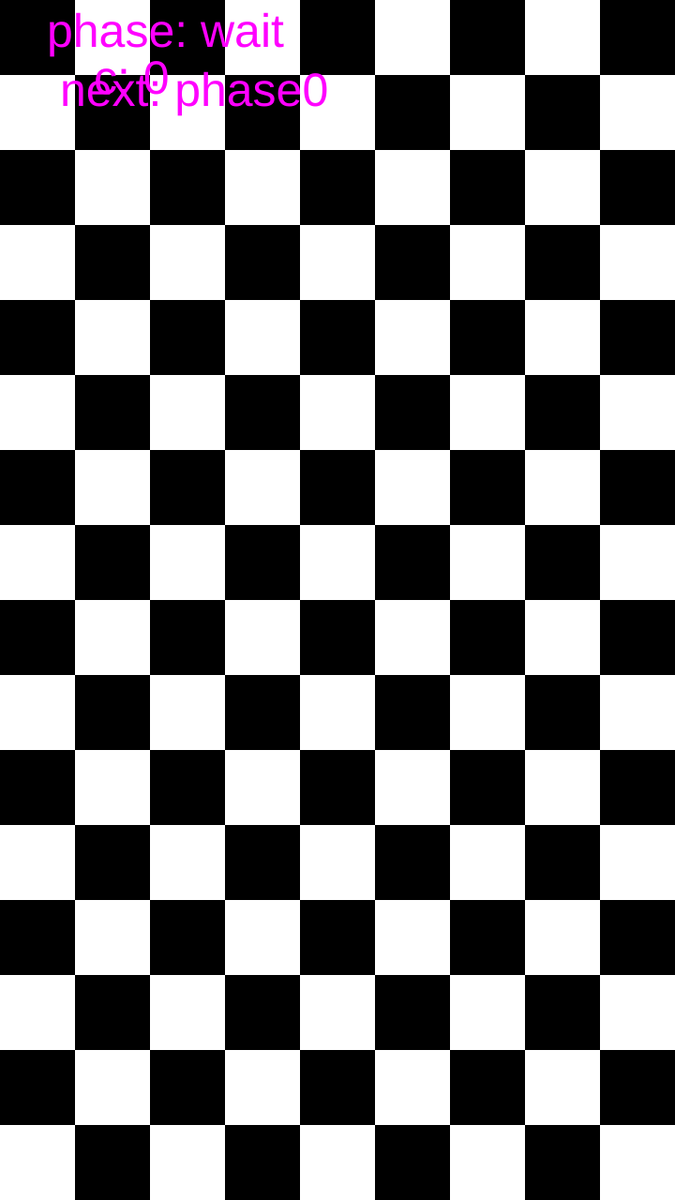
Frame 1 (no input)
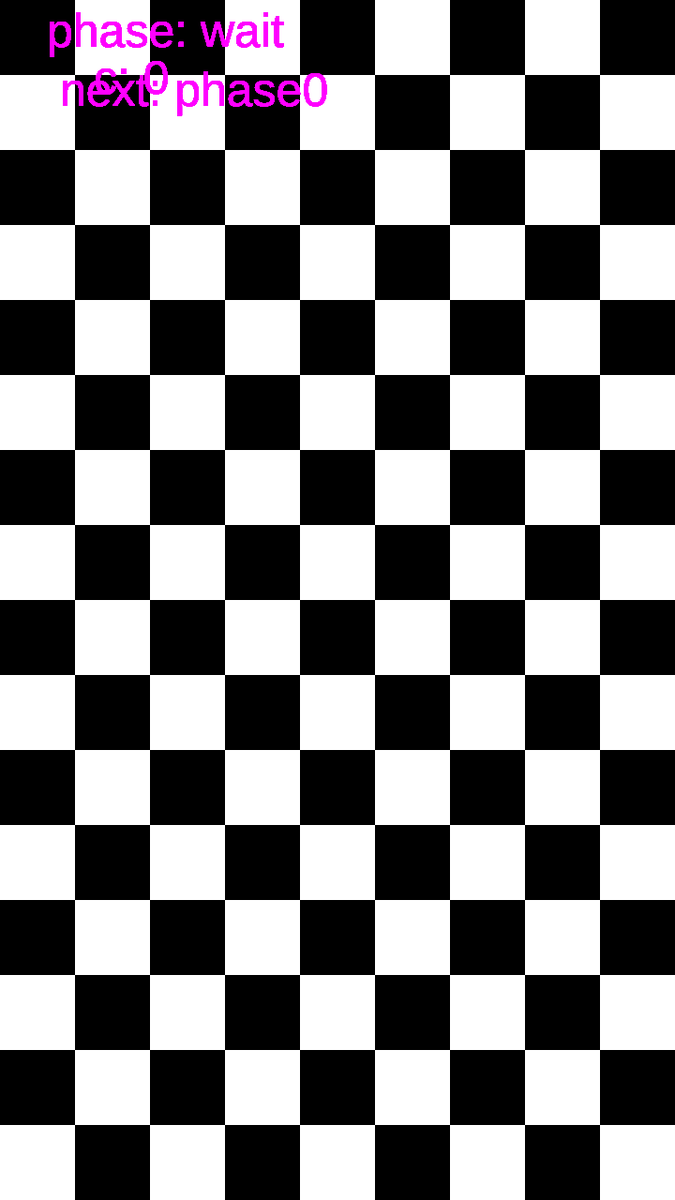
Frame 60 (no input)
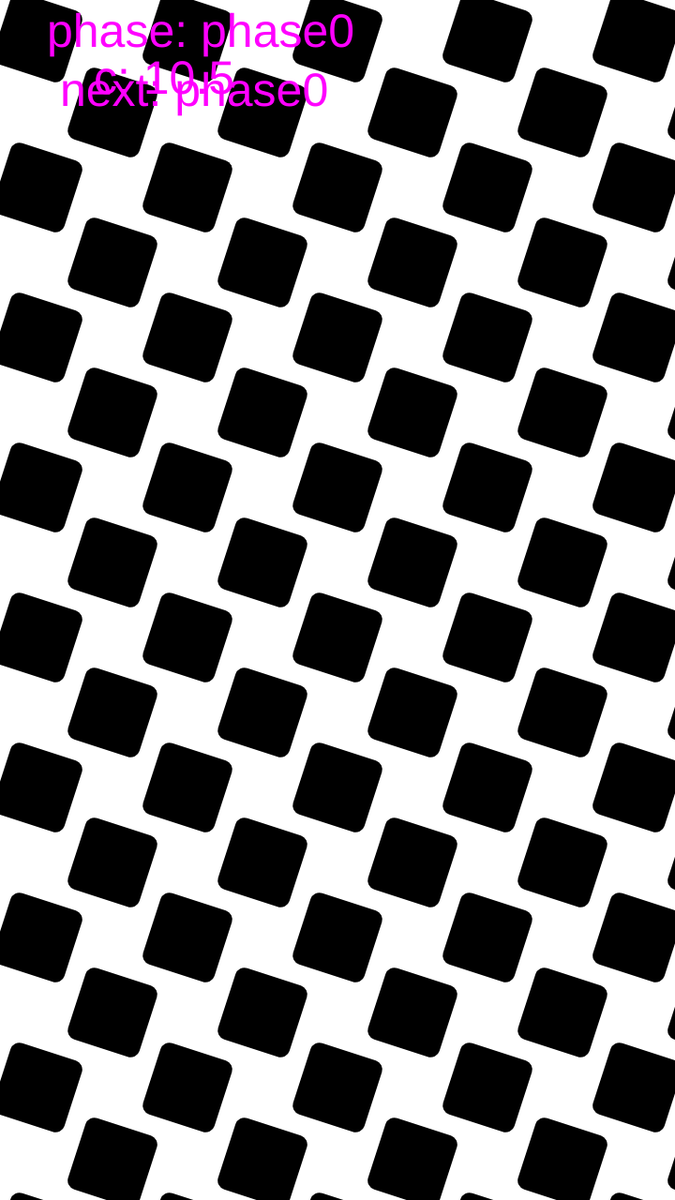
Frame 120 (the mouse pressed at the canvas centre since frame 60)

The p5.js sketch that drew these frames (run headless with seeded random() and noise() and a simulated clock; from frame 60 on, the mouse is pressed at the canvas centre):

// p5.js sketch
// ── sketch.js
function setup() {
    noStroke();
    createCanvas(720,1280);
    rectMode(CENTER);
    angleMode(DEGREES);
    phase01();
    
    
}

let c = 0;
let xoff = 0;
let phase = "wait";
let next = "phase0";
let timer = 0;
function phase01(){
    background(255);
    fill(0);
    for(let i = 40; i < width+160; i+=160){
        for(let j = 40; j < height+160; j+=160){
            translate(i,j);
            
            rect(0+xoff,0-xoff,80,80,c)
            rect(80-xoff,80-xoff,80,80,c)
            resetMatrix();
        }
    }
}
function draw() {
    
    if(phase == "wait"){
        wait();
    }
    if(phase == "phase0"){
        phase0();
    }
    if(phase == "phase1"){
        phase1();
    }
    if(phase == "phase2"){
        phase2();
    }
    if(phase == "phase3"){
        phase3();
    }
    if(phase == "phase4"){
        phase4();
    }
     if(phase == "phase5"){
        phase5();
    }
    
    //debug
    fill(255,0,255);
    textSize(50);
    text("phase: "+phase +"\n next: "+next,50,50);
    text("c: "+c,100,100);
   

}

function wait(){
    timer++;
    if(timer >= 100){
        phase = next;
        timer = 0;
    }
}
function phase0(){
    background(255);
    fill(0);
    let a = map(c,0,50,0,90);
    for(let i = 40; i < width+160; i+=160){
        for(let j = 40; j < height+160; j+=160){
            translate(i+xoff,j-xoff);
            rotate(a);
            rect(0,0,80,80,c)
            resetMatrix();
        
            translate(i+80-xoff,j+80-xoff);
            rotate(a);
            rect(0,0,80,80,c)
            resetMatrix();
        }
    }
    
    if(c >= 50){
        phase = "wait";
        next = "phase1";
    }
    c+=0.5;
    
    
}
function phase1(){
    background(255);
    fill(0);
    for(let i = 40; i < width+160; i+=160){
        for(let j = 40; j < height+160; j+=160){
            translate(i,j);
            
            rect(0+xoff,0-xoff,80,80,c);
            rect(80-xoff,80-xoff,80,80,c);
            resetMatrix();
        }
    }
    if(xoff<80){
        xoff++; 
    }
    else{
        phase = "wait";
        next = "phase2";
        xoff = 0;
    }
}

function phase2(){
    background(255);
    fill(0);
    let a = map(c,0,50,0,90);
    for(let i = 40; i < width+160; i+=160){
        for(let j = 40; j < height+160; j+=160){
            translate(i+xoff,j-xoff);
            rotate(a);
            rect(0,0,80,80,c);
            resetMatrix();
        
            translate(i+80-xoff,j+80-xoff);
            rotate(a);
            rect(0,0,80,80,c);
            resetMatrix();
        }
    }
    if(c > 0){
       c-=0.5;  
    }
    else{
        c = 0;
        phase = "wait";
        next = "phase3";
    }
     
}

function phase3(){
    background(0);
    fill(255);
    let a = map(c,0,50,0,90);
    for(let i = -40; i < width+160; i+=160){
        for(let j = -40; j < height+160; j+=160){
            translate(i+xoff+80,j-xoff);
            rotate(a);
            rect(0,0,80,80,c)
            resetMatrix();
        
            translate(i+80-xoff+80,j+80-xoff);
            rotate(a);
            rect(0,0,80,80,c)
            resetMatrix();
        }
    }
    c+=0.5; 
    if(c >= 50){
        phase = "wait";
        next = "phase4";
    }
    
}

function phase4(){
    background(0);
    fill(255);
    for(let i = -200; i < width+160; i+=160){
        for(let j = -200; j < height+160; j+=160){
            translate(i+80,j);
            
            rect(0-xoff,0+xoff,80,80,c)
            rect(80+xoff,80+xoff,80,80,c)
            resetMatrix();
        }
    }
    if(xoff<80){
        xoff++; 
    }
    else{
        phase = "wait";
        next = "phase5";
        xoff = 0;
    }
}

function phase5(){
    background(0);
    fill(255);
    let a = map(c,0,50,0,90);
    for(let i = -200; i < width+160; i+=160){
        for(let j = -200; j < height+160; j+=160){
            translate(i+xoff+80,j-xoff);
            rotate(a);
            rect(0,0,80,80,c)
            resetMatrix();
        
            translate(i+160-xoff,j+80-xoff);
            rotate(a);
            rect(0,0,80,80,c)
            resetMatrix();
        }
    }
   
   if(c > 0){
       c-=0.5;  
    }
    else{
        c = 0;
        phase = "wait";
        next = "phase0";
    }
}
